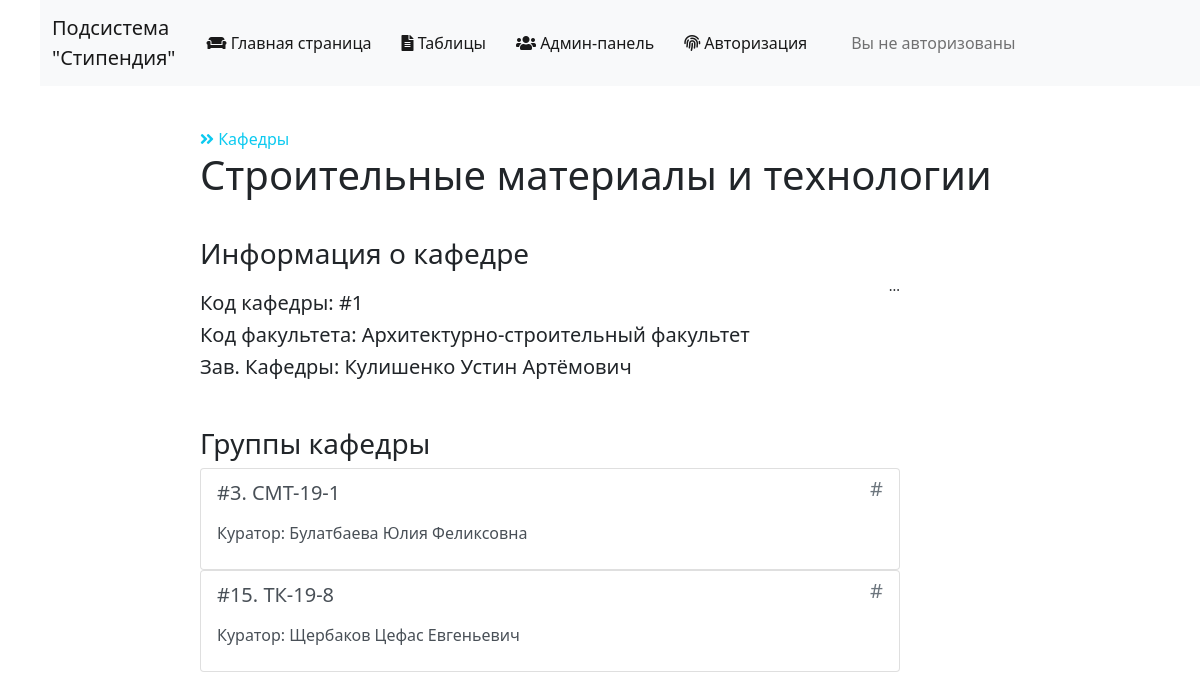
Page /showdepartment/1/ on the committed database.
### main/models.py (models this page shows, shortened)
class Department (models.Model):
    department_code = models.AutoField("Код кафедры", primary_key=True)
    department_name = models.CharField("Наименование кафедры", max_length=120)
    faculty_code = models.ForeignKey(
        Faculty, verbose_name="Код факультета", on_delete=models.CASCADE)
    department_head_code = models.OneToOneField(
        Staff, verbose_name="Заведующий кафедрой", null=True, blank=True, on_delete=models.PROTECT)
    class Meta:
        verbose_name = 'Кафедра'
        verbose_name_plural = 'Кафедры'

class Faculty (models.Model):
    faculty_code = models.AutoField("Код факультета", primary_key=True)
    faculty_name = models.CharField("Наименование факультета", max_length=120)
    deanery_employee_code = models.OneToOneField(
        Staff, verbose_name="Декан факультета", null=True, blank=True, on_delete=models.PROTECT)
    class Meta:
        verbose_name = 'Факультет'
        verbose_name_plural = 'Факультеты'
    def __str__(self):
        return f'{self.faculty_name}'

class Staff (models.Model):
    сurator_code = models.AutoField(
        "Код сотрудника", primary_key=True)     # код сотрудника
    curator_name = models.CharField("Имя сотрудника", max_length=200)
    class Meta:
        verbose_name = 'Сотрудник'
        verbose_name_plural = 'Сотрудники'
    def __str__(self):
        return f'{self.curator_name}'

class Group (models.Model):
    group_code = models.AutoField("Код группы", primary_key=True)
    group_name = models.CharField("Наименование группы", max_length=120)
    issuing_department_code = models.ForeignKey(
        Department, verbose_name="Код выпускающей кафедры", on_delete=models.CASCADE)
    сurator_code = models.OneToOneField(Staff, verbose_name="Код куратора группы", null=True,
                                        blank=True, on_delete=models.PROTECT)        # код куратора ОТНОШЕНИЕ 1:1 с Staff
    class Meta:
        verbose_name = 'Группа'
        verbose_name_plural = 'Группы'

### main/views.py (the view)
# urls.py: path(r'showdepartment/<int:id>/', views.showdepartment, name="showdepartment"),
def showdepartment(request, id):
    try:
        post = get_object_or_404(Department, pk=id)
        slaves = Group.objects.filter(issuing_department_code=id)
        if request.method == 'GET':
            form = DepartmentForm(instance=post)
        elif request.method == 'POST':
            form = DepartmentForm(request.POST, instance=post)
            if form.is_valid():
                form.save()
                return HttpResponseRedirect(reverse('showdepartment', args=(id,)))
        context = {
            'post': post,
            'form': form,
            'slaves': slaves,
        }
        return render(
            request,
            'main/showdepartment.html',
            context
        )
    except Staff.DoesNotExist:
        return HttpResponseNotFound("<h2>Person no found</h2>")

### main/templates/main/showdepartment.html (shortened to what this page needs)
{% extends 'layout.html' %}
{% block content %}
<div class="features">
    <a class="link-info" href="{% url 'department' %}"><i class="fas fa-angle-double-right"></i> Кафедры</a>
    <h1>{{ post.department_name }}</h1>
    <div class="list-group">
        <h3 class="mb-1">Информация о кафедре</h2>
        <div class="d-flex w-100 justify-content-between">
            <h5 class="mb-2 mt-3">Код кафедры: #{{ post.pk }}</h5>
            <small> ... </small>
        </div>
        <h5>Код факультета: {{ post.faculty_code }}</h5>
        <h5>Зав. Кафедры: {{ post.department_head_code }}</h5>
    </div>
    <br>
    <h3 class="mt-3">Группы кафедры</h3>
    {% for slave in slaves %}
    <div class="list-group">
        <a href="{% url 'showgroup' id=slave.pk %}" class="list-group-item list-group-item-action">
          <div class="d-flex w-100 justify-content-between">
            <h5 class="mb-3 mt-1">#{{slave.pk}}. {{slave.group_name}}</h5>
            <h5 class="text-muted">#</h5>
          </div>
          <p>Куратор: {{slave.сurator_code}}</p>
        </a>
      </div>
    {% endfor %}
</div>
{% endblock %}

### main/static/main/css/main.css (style rules this page uses)
main .list-group { max-width: 700px; }
main h1 { padding-bottom: 30px; }
main a { text-decoration: none; }

### rows in the picture
Department: department_name "Строительные материалы и технологии", pk "1", faculty_code "Архитектурно-строительный факультет", department_head_code "Кулишенко Устин Артёмович"
Group: pk "3", group_name "СМТ-19-1", сurator_code "Булатбаева Юлия Феликсовна"
Group: pk "15", group_name "ТК-19-8", сurator_code "Щербаков Цефас Евгеньевич"
